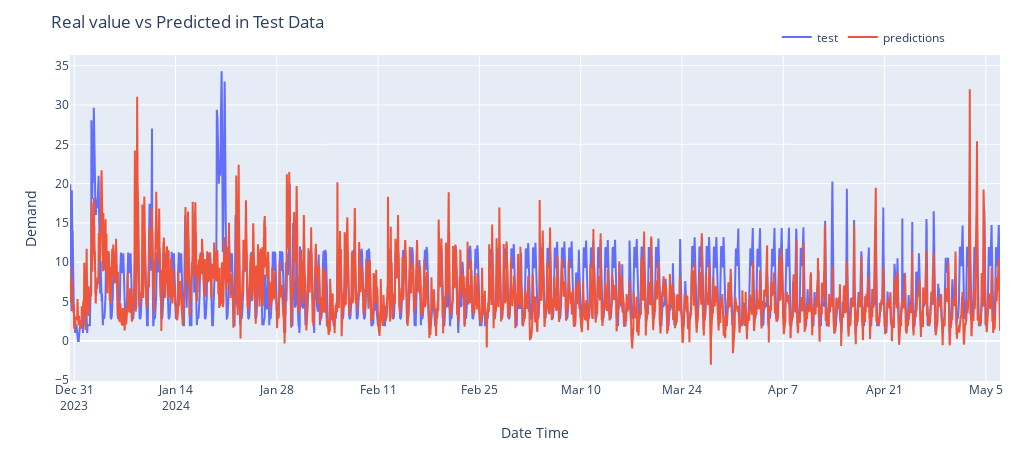

Notebook cell for this chart:
### Code cell
plotPredictions(X_test_dates, predictions.flatten(), y_test.flatten())

### Figure 1 — Plotly figure (JSON) as saved in the notebook; plotly's stock layout.template omitted (floating-point values rounded to 4 significant figures; data arrays with more than 128 entries replaced by an {"elided": "..."} marker saying what was removed)
{"data": [{"mode": "lines", "name": "test", "type": "scatter", "x": {"elided": "12341 str values"}, "y": {"elided": "12341 float values"}}, {"mode": "lines", "name": "predictions", "type": "scatter", "x": {"elided": "12341 str values"}, "y": {"elided": "12341 float values"}}], "layout": {"height": 450, "legend": {"orientation": "h", "x": 0.76, "xanchor": "left", "y": 1.1, "yanchor": "top"}, "margin": {"b": 20, "l": 70, "r": 20, "t": 55}, "title": {"text": "Real value vs Predicted in Test Data"}, "width": 1020, "xaxis": {"title": {"text": "Date Time"}}, "yaxis": {"title": {"text": "Demand"}}}}
